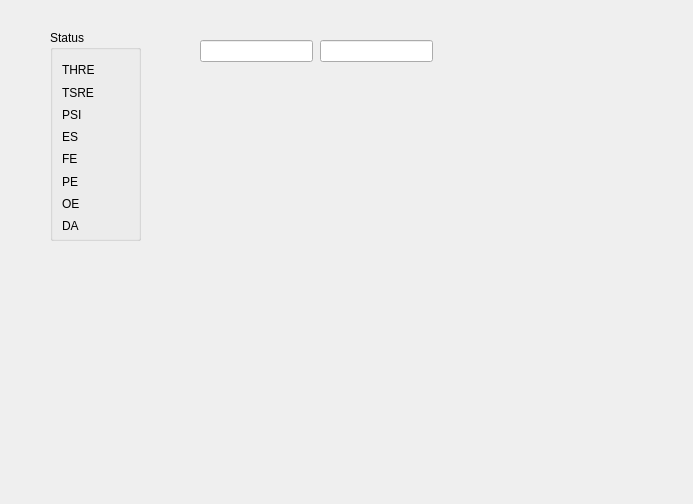
<?xml version="1.0" encoding="UTF-8"?>
<ui version="4.0">
 <class>UART</class>
 <widget class="QDockWidget" name="UART">
  <property name="geometry">
   <rect>
    <x>0</x>
    <y>0</y>
    <width>693</width>
    <height>504</height>
   </rect>
  </property>
  <property name="features">
   <set>QDockWidget::DockWidgetFloatable|QDockWidget::DockWidgetMovable</set>
  </property>
  <property name="windowTitle">
   <string>CDP1854 Programmable UART</string>
  </property>
  <widget class="QWidget" name="dockWidgetContents">
   <widget class="Register" name="TxHR">
    <property name="geometry">
     <rect>
      <x>200</x>
      <y>40</y>
      <width>113</width>
      <height>22</height>
     </rect>
    </property>
   </widget>
   <widget class="Register" name="RxHR">
    <property name="geometry">
     <rect>
      <x>320</x>
      <y>40</y>
      <width>113</width>
      <height>22</height>
     </rect>
    </property>
   </widget>
   <widget class="QGroupBox" name="groupBox">
    <property name="geometry">
     <rect>
      <x>50</x>
      <y>30</y>
      <width>91</width>
      <height>211</height>
     </rect>
    </property>
    <property name="title">
     <string>Status</string>
    </property>
    <layout class="QVBoxLayout" name="verticalLayout">
     <property name="spacing">
      <number>8</number>
     </property>
     <item>
      <widget class="IndicatorLED" name="THRE">
       <property name="minimumSize">
        <size>
         <width>0</width>
         <height>22</height>
        </size>
       </property>
       <property name="text">
        <string>THRE</string>
       </property>
      </widget>
     </item>
     <item>
      <widget class="IndicatorLED" name="TSRE">
       <property name="minimumSize">
        <size>
         <width>0</width>
         <height>22</height>
        </size>
       </property>
       <property name="text">
        <string>TSRE</string>
       </property>
      </widget>
     </item>
     <item>
      <widget class="IndicatorLED" name="PSI">
       <property name="minimumSize">
        <size>
         <width>0</width>
         <height>22</height>
        </size>
       </property>
       <property name="text">
        <string>PSI</string>
       </property>
      </widget>
     </item>
     <item>
      <widget class="IndicatorLED" name="ES">
       <property name="minimumSize">
        <size>
         <width>0</width>
         <height>22</height>
        </size>
       </property>
       <property name="text">
        <string>ES</string>
       </property>
      </widget>
     </item>
     <item>
      <widget class="IndicatorLED" name="FE">
       <property name="minimumSize">
        <size>
         <width>0</width>
         <height>22</height>
        </size>
       </property>
       <property name="text">
        <string>FE</string>
       </property>
      </widget>
     </item>
     <item>
      <widget class="IndicatorLED" name="PE">
       <property name="minimumSize">
        <size>
         <width>0</width>
         <height>22</height>
        </size>
       </property>
       <property name="text">
        <string>PE</string>
       </property>
      </widget>
     </item>
     <item>
      <widget class="IndicatorLED" name="OE">
       <property name="minimumSize">
        <size>
         <width>0</width>
         <height>22</height>
        </size>
       </property>
       <property name="text">
        <string>OE</string>
       </property>
      </widget>
     </item>
     <item>
      <widget class="IndicatorLED" name="DA">
       <property name="minimumSize">
        <size>
         <width>0</width>
         <height>22</height>
        </size>
       </property>
       <property name="text">
        <string>DA</string>
       </property>
      </widget>
     </item>
    </layout>
   </widget>
  </widget>
 </widget>
 <customwidgets>
  <customwidget>
   <class>Register</class>
   <extends>QLineEdit</extends>
   <header>register.h</header>
  </customwidget>
  <customwidget>
   <class>IndicatorLED</class>
   <extends>QLabel</extends>
   <header>indicatorled.h</header>
  </customwidget>
 </customwidgets>
 <resources/>
 <connections/>
</ui>
